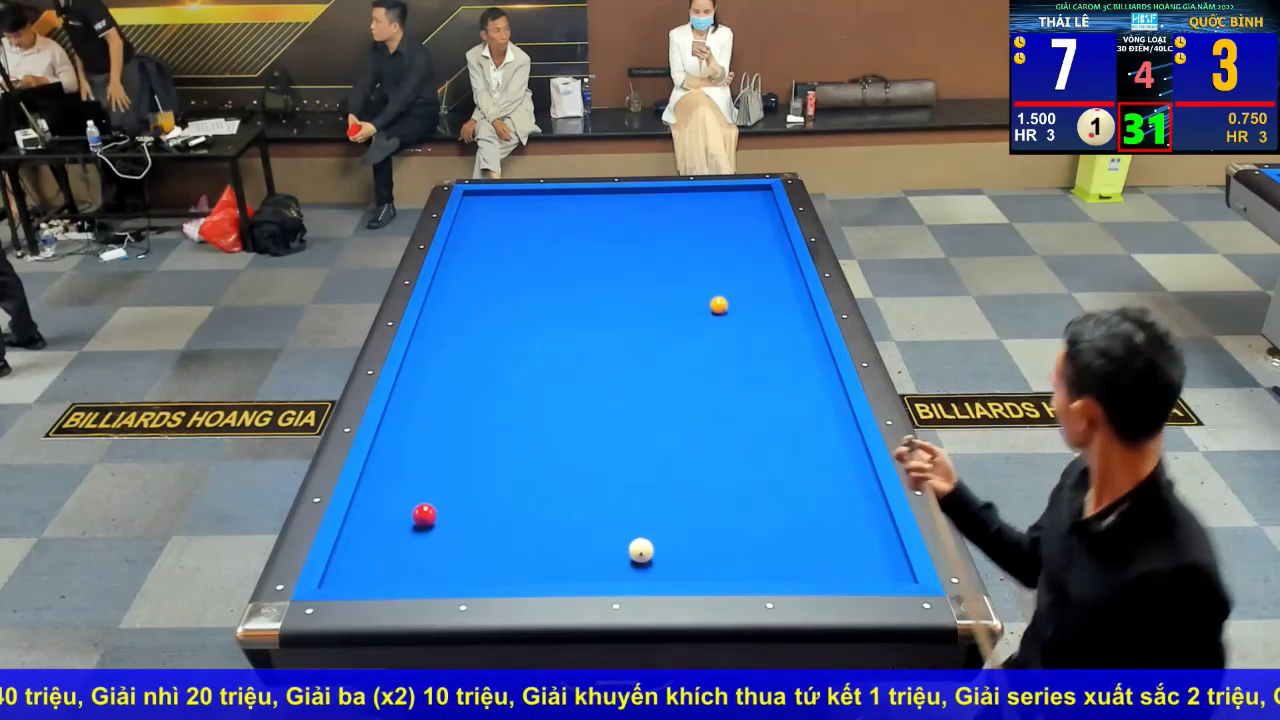
#> input picture frame 0 of Python/test1.mp4, 1280 x 720 px, given in place of test3.mp4, which was not available
$ python FILE_BAO_CAO.py
#> lines starting #> are read from the running program, lines starting #| are printed output that depends on the picture; after the words box and inside, x2 and y2 are one past the last pixel; in counts of white or black regions, pixels touching at a corner belong together; pictures that were not available may be replaced by others from this repository, and a replacement may not be noted
import cv2 # thư viện xử lý ảnh
import numpy as np # thư viện tính toán
import matplotlib.pyplot as plt # vẽ đồ thị

width, height = 280, 560 # kích thước (sẽ sử dụng nhiều lần)

def create_table():
        # tạo nền xanh
        img = np.zeros((height,width,3), dtype=np.uint8) # tạo mảng đại diện cho bàn
        img[:, :] = [255, 153, 51] # đặt màu nền là màu bàn bida
        img = cv2.cvtColor(img, cv2.COLOR_BGR2RGB) # chuyển BGR sang RGB

        # vẽ 4 viền bàn
        cv2.line(img,(0,0),(width,0),(255,255,255))

        cv2.line(img,(0,0),(0,height),(255,255,255))

        cv2.line(img,(0,height),(width,height),(255,255,255))

        cv2.line(img,(width,0),(width,height),(255,255,255))

        return img # trả về hình ảnh bàn

# vẽ bóng, input hàm gồm ctrs: contours, bàn, bán kính, size = -1 để lấp đầy, img: hình để vẽ ctrs
def draw_balls(ctrs, background = create_table(), radius=7, size = -1, img = 0):

    K = np.ones((3,3),np.uint8) # ma trận filter (kenel bên AI)

    final = background.copy() # tạo hình ảnh trống dụa trên hình nền
    mask = np.zeros((560, 280),np.uint8) # tạo một mask(ảnh đen) có cùng kích thước với final

    for x in range(len(ctrs)): # x quét all contours có được

        # tìm tâm đường tròn bằng cách tính momment
        M = cv2.moments(ctrs[x]) # hàm tính các moment của đường viền x
        cX = int(M['m10']/M['m00']) # tìm tâm theo trục X = cách chia tổng các moment theo trục X (m10) cho moment không gian (m00)
        cY = int(M['m01']/M['m00']) # trục Y tương tự

        # tìm màu trung bình trong contours
        mask[...]=0 # reset ma trận mask về 0 cho mỗi quả bóng
        cv2.drawContours(mask,ctrs,x,255,-1) # vẽ đường viền của contour thứ x lên hình ảnh mask với màu trắng và kín
        mask =  cv2.erode(mask,K,iterations = 3) # co mask 3 lần để giảm bớt viền xanh của bóng

        # thiết kế bóng

        # hình tròn đại diện bóng
        final = cv2.circle(final, # nơi vẽ bóng
                           (cX,cY), # vị trí bóng
                           radius, # kích thước
                           cv2.mean(img,mask), # color mean of each contour-color of each ball (src_img=transformed img)
                           size) # -1 lấp đầy bóng

        # thêm 1 vòng đen bên ngoài bóng (for cosmetics)
        final = cv2.circle(final, (cX,cY), radius, 0, 2)

    return final

# hàm lọc các contours tìm ra contours xài được
def filter_ctrs(ctrs, min_s = 100, max_s = 500, alpha = 3.75):

    filtered_ctrs = [] # danh sách các contours lọc

    for x in range(len(ctrs)): # quét all contours

        rot_rect = cv2.minAreaRect(ctrs[x]) # tính kích thước hcm bao quanh contours
        w = rot_rect[1][0] # width
        h = rot_rect[1][1] # height
        area = cv2.contourArea(ctrs[x]) # diện tích contours

        if (h*alpha<w) or (w*alpha<h): # height . alpha < width và ngược lại suy ra không phải bóng, alpha tìm ra sau nhiều lần thử
            print('\nh',h,   'w',w)
            continue # do nothing

        if (area < min_s) or (area > max_s): # nếu diện tích quá lớn hoặc quá bé
            print('\area',area)
            continue # do nothing

        # nếu không phải 2 điều kiện trên thì contours có thể là bóng
        filtered_ctrs.append(ctrs[x]) # add contours

    return filtered_ctrs

# vẽ hình chữ nhật cho bóng
def draw_rectangles(ctrs, img):

    output = img.copy()

    for i in range(len(ctrs)):

        rot_rect = cv2.minAreaRect(ctrs[i]) # tìm hcn nhỏ nhất bao quanh được bóng
        box = np.int64(cv2.boxPoints(rot_rect)) # lấy tọa độ góc (4 góc)
        cv2.drawContours(output,[box],0,(255,100,0),2) # draws box

    return output

#Code starts here =========================================================================================================================================

name = 'test3.mp4'
#> name = 'test3.mp4'

# first frame from the original video
cap = cv2.VideoCapture(name)
ret, frame = cap.read() # ret k cần xài, nó là cờ hiệu có đọc thành công hay không
#> frame is the input picture: shape (720, 1280, 3); mean B, G, R 135.9, 105.8, 81.4
frame = cv2.cvtColor(frame, cv2.COLOR_BGR2RGB) # setting để hiển thị khung hình đầu tiên

# điểm đỏ cho ảnh gốc (sử dụng plot rồi mò)
table = frame.copy() # add points to pool table corners

cv2.circle(table, (461,195), 8,(255,0,0), -1) # top left
#> table: shape (720, 1280, 3); mean R, G, B 81.5, 105.7, 135.8
cv2.circle(table, (744,180), 8, (255,0,0), -1) # top right
#> table: shape (720, 1280, 3); mean R, G, B 81.5, 105.7, 135.8
cv2.circle(table, (304,603), 8, (255,0,0), -1) # bot left
#> table: shape (720, 1280, 3); mean R, G, B 81.6, 105.7, 135.8
cv2.circle(table, (926,603), 8, (255,0,0), -1) # bot right
#> table: shape (720, 1280, 3); mean R, G, B 81.6, 105.7, 135.7

# tạo 1 img màu đen
img = np.zeros((height,width,3), dtype=np.uint8)
new_img = img.copy() # add points to edges of img
cv2.circle(new_img, (0,0), 8, (255,0,0), -1) # top left
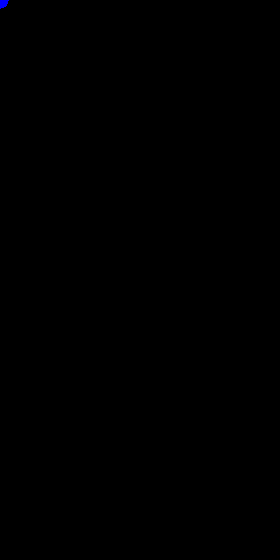
#> new_img: shape (560, 280, 3); mean of channels 0, 1, 2 0.1, 0, 0; drawn as B, G, R
cv2.circle(new_img, (width,0), 8, (255,0,0), -1) # top right
#> new_img: shape (560, 280, 3); 0.03% of pixels changed, all inside (x1, y1, x2, y2) = (272, 0, 280, 8)
cv2.circle(new_img, (0,height), 8, (255,0,0), -1) # bot left
#> new_img: shape (560, 280, 3); mean of channels 0, 1, 2 0.3, 0, 0
cv2.circle(new_img, (width,height), 8, (255,0,0), -1) # bot right
#> new_img: shape (560, 280, 3); mean of channels 0, 1, 2 0.3, 0, 0

plt.figure(figsize=(20,10))
plt.subplot(1,2,1)
plt.imshow(table)
plt.title('FROM')
plt.axis('off')

plt.subplot(1,2,2)
plt.imshow(new_img)
plt.title('TO')
plt.axis('off')
plt.show()

# Tạo 2 mảng NumPy chứa tọa độ của 4 điểm góc.
pts1 = np.float32([ [461,195],[744,180],[304,603],[926,603] ]) # 4 corners points of ORIGINAL image
pts2 = np.float32([ [0,0],[width,0],[0,height],[width,height] ]) # 4 corners points of OUTPUT image

matrix = cv2.getPerspectiveTransform(pts1,pts2) # tìm ma trận chuyển đổi phối cảnh từ 2 tập hợp điểm
transformed = cv2.warpPerspective(frame, matrix, (width,height)) # Chuyển đổi góc nhìn bằng warpPerspective (biến đổi phối cảnh)

plt.figure(figsize=(20,10))
plt.subplot(1,2,1)
plt.imshow(frame)
plt.title('first frame')
plt.axis('off')

plt.subplot(1,2,2)
plt.imshow(transformed)
plt.title('result of transformation')
plt.axis('off')
plt.show()

# làm mờ ảnh giúp loại bỏ nhiễu
transformed_blur = cv2.GaussianBlur(transformed,(5,5),2) # blur applied
# chuyển sang RGB để hiển thị với plt
blur_RGB = cv2.cvtColor(transformed_blur, cv2.COLOR_BGR2RGB) # rgb version

# miền màu HSV
lower = np.array([0, 60, 60])
upper = np.array([50, 255, 255])
# chuyển đổi hsv
hsv = cv2.cvtColor(blur_RGB, cv2.COLOR_RGB2HSV)
#> hsv: shape (560, 280, 3); mean H, S, V 15.4, 231.6, 249

# tìm các
"""x = 43  # Tọa độ x của pixel
y = 191  # Tọa độ y của pixel
h = hsv[y, x, 0]  # Giá trị H của pixel
s = hsv[y, x, 1]  # Giá trị S của pixel
v = hsv[y, x, 2]  # Giá trị V của pixel
print('\n',h)
print('\n',s)
print('\n',v)"""

# tạo mask chứa các giá trị pixel tương ứng với các vùng màu giữa ngưỡng thấp và ngưỡng cao
mask = cv2.inRange(hsv, lower, upper) # table's mask
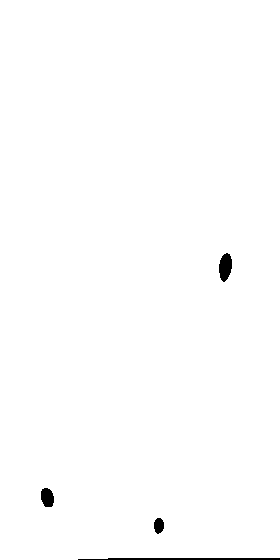
#> mask: shape (560, 280); 99.4% white; 4 black regions, box (x1, y1, x2, y2) and area: (78, 558, 280, 560) 374, (219, 253, 232, 282) 280, (41, 488, 54, 507) 201, (154, 518, 164, 534) 126

# áp dụng phép biến đổi đóng kết hợp khuếch đại và co rút để điền các lỗ hở
kernel = np.ones((5,5),np.uint8)
mask_closing = cv2.morphologyEx(mask, cv2.MORPH_CLOSE, kernel)
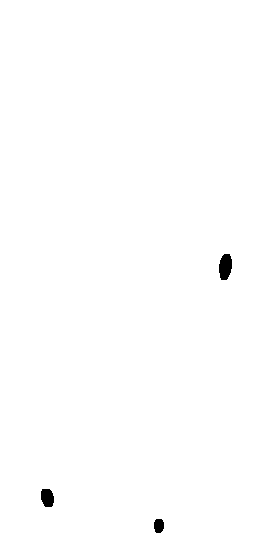
#> mask_closing: shape (560, 280); 99.6% white; 3 black regions, box (x1, y1, x2, y2) and area: (219, 254, 232, 280) 272, (41, 489, 54, 507) 197, (154, 519, 164, 533) 120
mask_closing_show = cv2.cvtColor(mask_closing, cv2.COLOR_RGB2BGR)
# đảo ngược mask để giữ lại vật, loại bỏ bàn
_,mask_inv = cv2.threshold(mask_closing,5,255,cv2.THRESH_BINARY_INV) # mask inv
mask_inv_show = cv2.cvtColor(mask_inv, cv2.COLOR_RGB2BGR)
#> mask_inv_show: shape (560, 280, 3); 0.38% white; 3 white regions

# plot edges, threshold, filter
plt.figure(figsize=(20,10))
plt.subplot(1,3,1)
plt.imshow(hsv)
plt.title('hsv')
plt.axis('off')

plt.subplot(1,3,2)
plt.imshow(mask_closing_show)
plt.title('table mask')
plt.axis('off')

plt.subplot(1,3,3)
plt.imshow(mask_inv_show)
plt.title('masked objects')
plt.axis('off')
plt.show()

# tìm contours và lọc
ctrs, _ = cv2.findContours(mask_inv, cv2.RETR_TREE, cv2.CHAIN_APPROX_SIMPLE) # create contours in filtered img
#> ctrs = 3 contours; box (x1, y1, x2, y2) and area: (219, 254, 232, 280) 241, (41, 489, 54, 507) 172, (154, 519, 164, 533) 102
# draw contours before filter
detected_objects = draw_rectangles(ctrs, transformed) # đóng khung các vật thể
#> the loop in draw_rectangles, `for i in range(len(ctrs)): ` made 3 passes
#> (rot_rect, box) on passes 1 to 3: (((158.5, 525.5), (13, 9), -90), [[163, 532], [154, 532], [154, 519], [163, 519]]), (((47, 497.5), (17, 12), -90), [[53, 506], [41, 506], [41, 489], [53, 489]]), (((225, 266.5), (25, 12), -90), [[231, 279], [219, 279], [219, 254], [231, 254]])
#> after the loop in draw_rectangles, `for i in range(len(ctrs)):`:
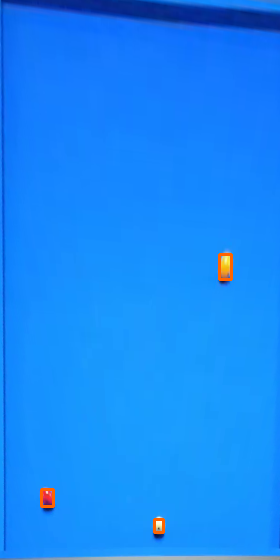
#> output: shape (560, 280, 3); mean R, G, B 23.5, 136.3, 248.1

# draw contours after filter
ctrs_filtered = filter_ctrs(ctrs)
#> the loop in filter_ctrs, `for x in range(len(ctrs)):` made 3 passes
#> (rot_rect, w, h, area) on passes 1 to 3: (((158.5, 525.5), (13, 9), -90), 13, 9, 101.5), (((47, 497.5), (17, 12), -90), 17, 12, 172.5), (((225, 266.5), (25, 12), -90), 25, 12, 241)
#> after the loop in filter_ctrs, `for x in range(len(ctrs)):`: filtered_ctrs has the same summary as ctrs outside filter_ctrs
#> ctrs_filtered has the same summary as ctrs
detected_objects_filtered = draw_rectangles(ctrs_filtered, transformed)
#> the loop in draw_rectangles (call 2), `for i in range(len(ctrs)): ` made 3 passes

# kết quả
ctrs_color = draw_balls(ctrs_filtered, background=transformed ,img = transformed)
#> the loop in draw_balls, `for x in range(len(ctrs)):` made 3 passes
#> (cX, cY) on passes 1 to 3: (158, 525), (46, 497), (224, 266)
#> after the loop in draw_balls, `for x in range(len(ctrs)):`:
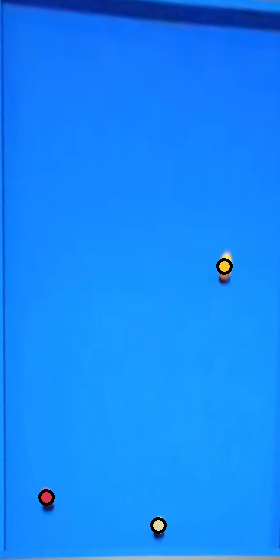
#> final: shape (560, 280, 3); mean R, G, B 22.7, 136.1, 248.3
#> after the loop in draw_balls, `for x in range(len(ctrs)):`: mask: shape (560, 280); 0.05% white; 1 white region, box (x1, y1, x2, y2) and area: (222, 258, 229, 276) 74

# plot results
plt.figure(figsize=(20,10))
plt.subplot(1,3,1)
plt.imshow(detected_objects)
plt.title('detected objects on table')
plt.axis('off')

plt.subplot(1,3,2)
plt.imshow(detected_objects_filtered)
plt.title('filtered detected objects on table')
plt.axis('off')

plt.subplot(1,3,3)
plt.imshow(ctrs_color)
plt.title('result')
plt.axis('off')
plt.show()

# tạo bàn chứa kết quả
final = draw_balls(ctrs_filtered, img = transformed) # gets contours and draws balls in their centers
#> call 2 of draw_balls, with radius = 7, size = -1
#> the loop in draw_balls (call 2), `for x in range(len(ctrs)):` made 3 passes
#> pass 1, in draw_balls (call 2), `final = cv2.circle(final, (cX,cY), radius, 0, 2)`:
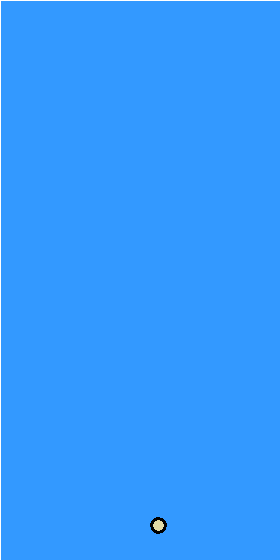
#> final: shape (560, 280, 3); mean R, G, B 52.1, 153.5, 254.7
#> after the loop in draw_balls (call 2), `for x in range(len(ctrs)):`:
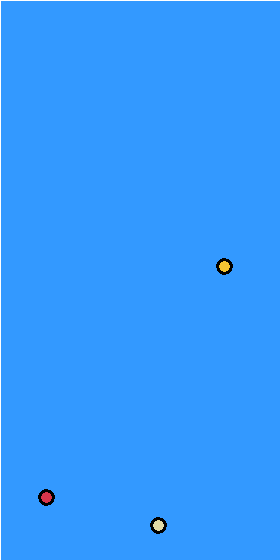
#> final: shape (560, 280, 3); mean R, G, B 52.3, 153.2, 254.1

plt.figure(figsize=(20,10))
plt.subplot(1,2,1)
plt.imshow(frame)
plt.title('original frame')
plt.axis('off')

plt.subplot(1,2,2)
plt.imshow(final)
plt.title('proceeding image')
plt.axis('off')
plt.show()
